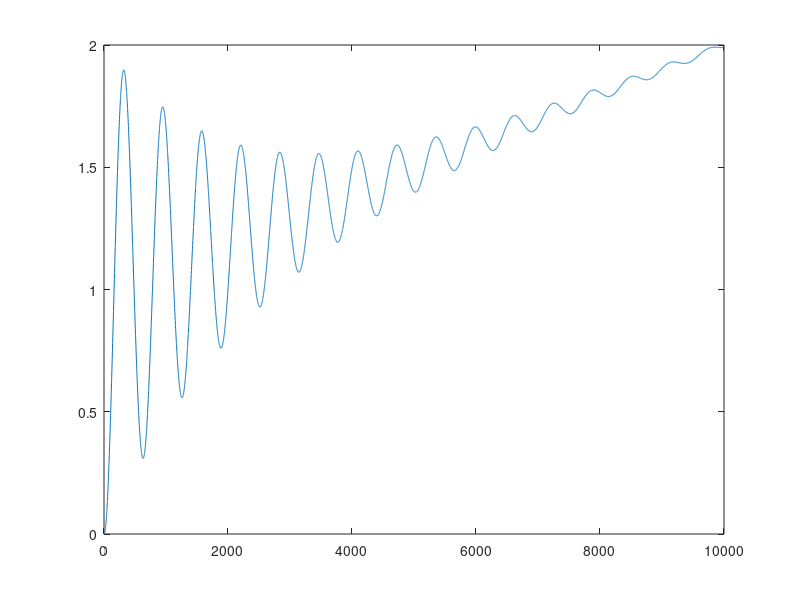
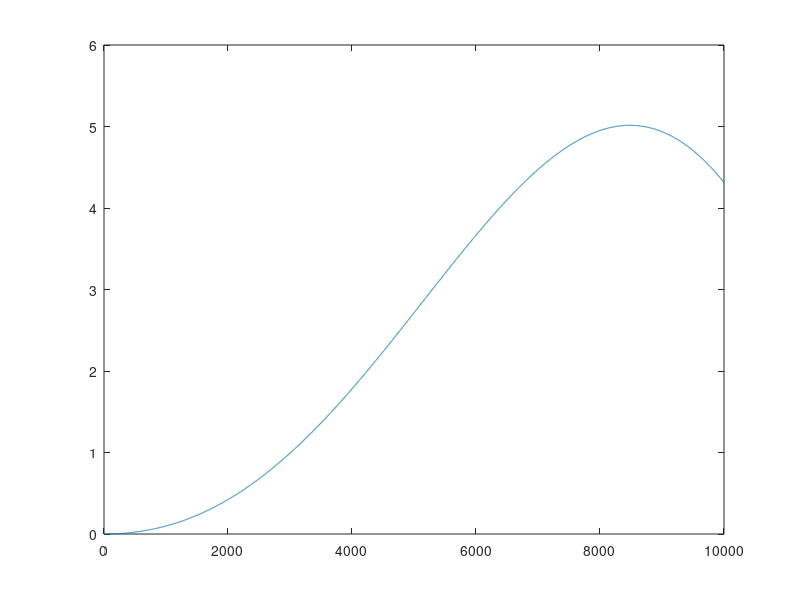

Source code (MATLAB) for these figures, in order:
clear all
close all
clc
R = 1000;
L=100;
C=0.000001;
deltaT=0.0001;
tama=10000;
unos=ones(1,tama);
%Vin=rand(tama,1)+1;
Vin =(1:0.0001:1.9999)';
Vc(1)=0;
Vc(2)=0
f= (R*C)/(deltaT)
g= (L*C)/((deltaT^2))
for (i=1:tama-2)
  Vc(i+2)=(Vin(i)-(f-(2*g))*Vc(i+1)-((-f+g+1)*Vc(i)))/g;
endfor
plot(Vc);
A=[unos' Vin (Vin.^2)];
U=(inv(A'*A)*A')*Vc';
u = U'
prom = 0;
for (i=1:tama-1)
  prom=prom+Vin(i);
endfor
prom=prom/tama;
prom/g
(f-(2*g))/g
(-f+g+1)/g
coef1=u(1);
coef2=u(2);
coef3=u(3);
m=0;
n=0;
f=(coef1*coef2)/(deltaT)
g=((coef2*coef3)/(((deltaT)^2)))*(-1)
prom/g
(f-(2*g))/g
(-f+g+1)/g
for (i=1:tama-2)
  Vc(i+2)=(Vin(i)-(f-(2*g))*Vc(i+1)-((-f+g+1)*Vc(i)))/g;
endfor
figure
plot(Vc);
A=[unos' Vin (Vin.^2)];
U=(inv(A'*A)*A')*Vc';
u = U'



